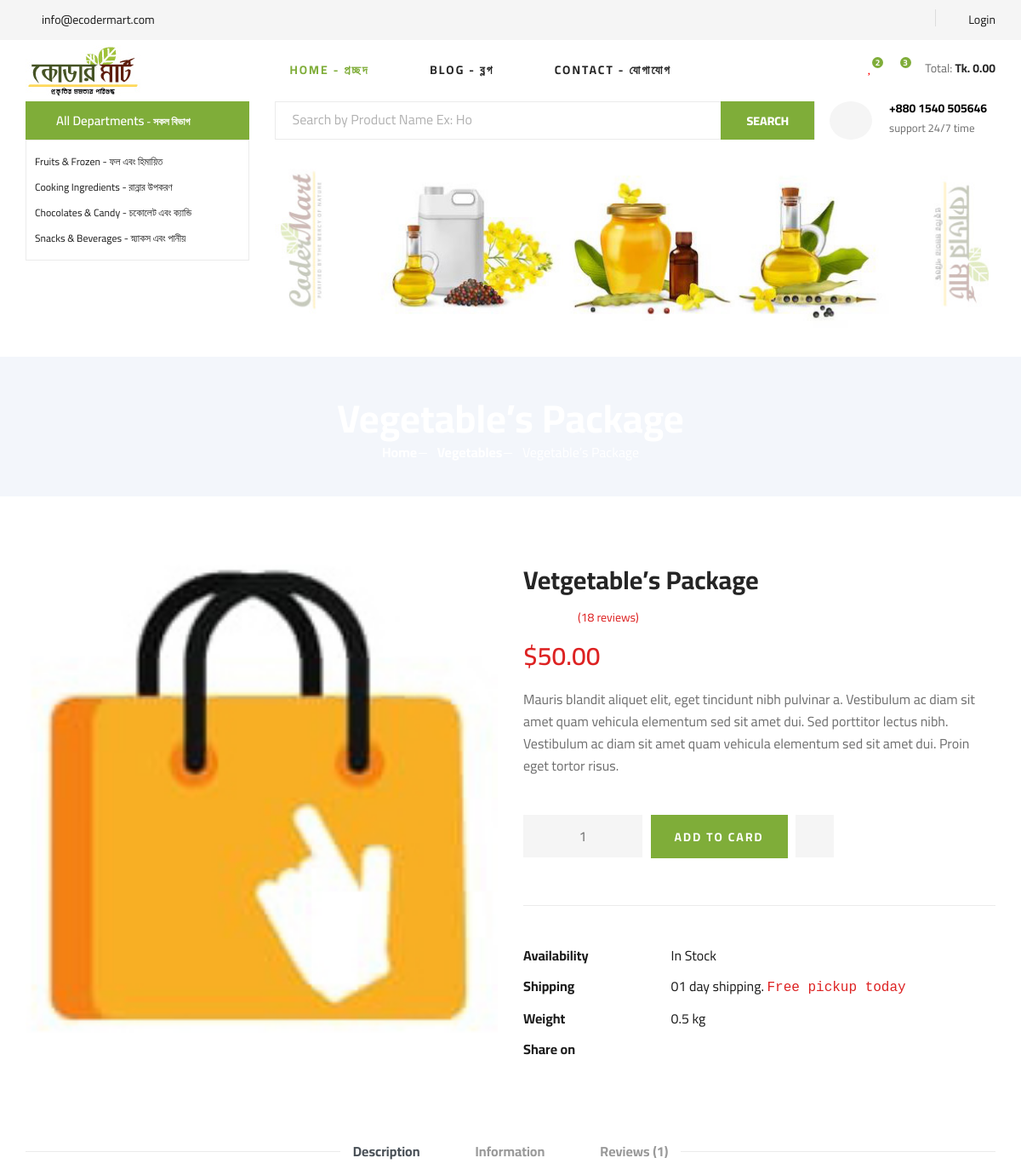
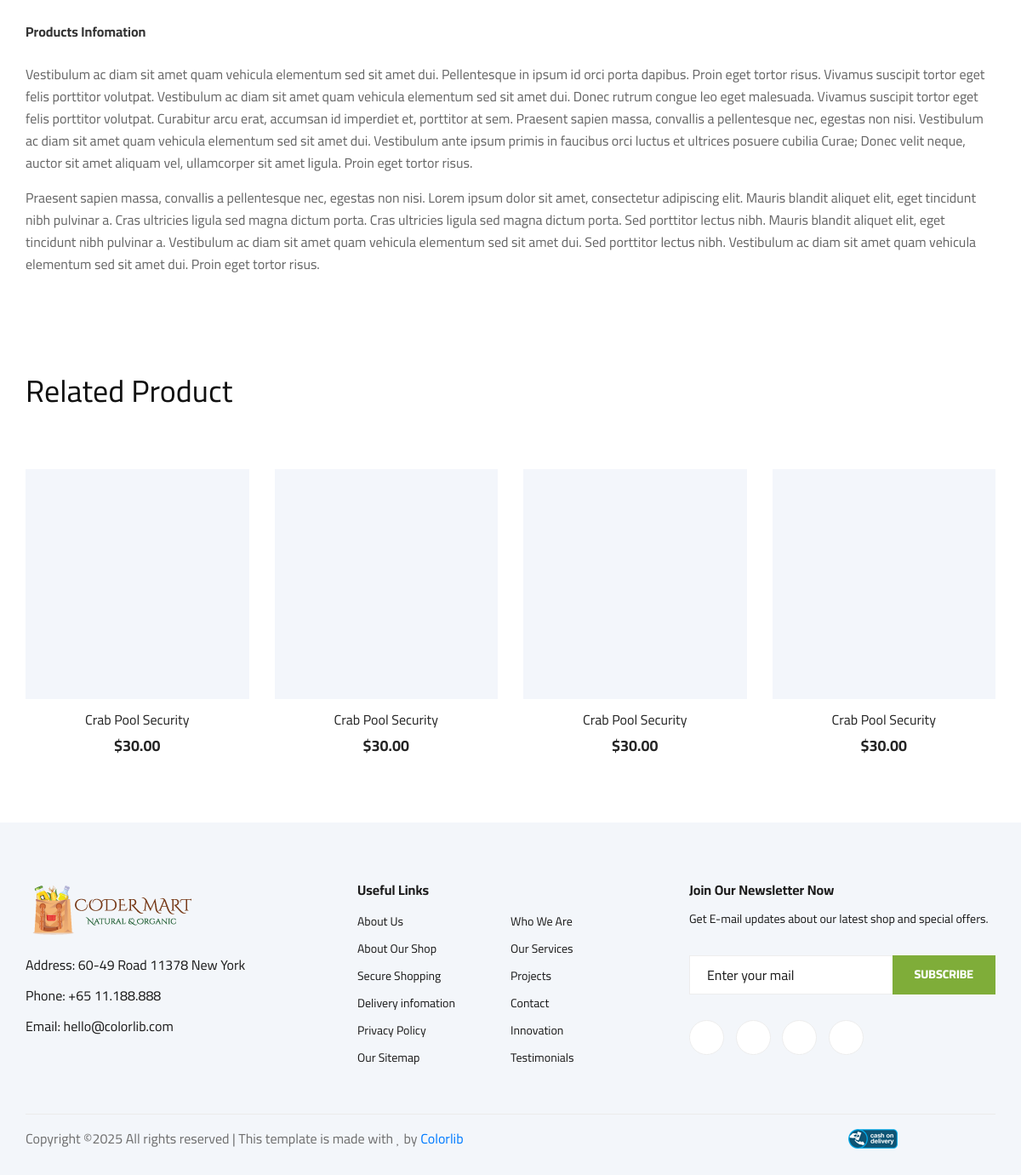
/shop-details.php?pid=1, run on the app's committed database (2 pictures, top to bottom).
### tables this page shows
CREATE TABLE `basic` (
  `id` int(11) NOT NULL,
  `compName` varchar(50) NOT NULL,
  `compName_en` varchar(50) DEFAULT NULL,
  `address` varchar(255) NOT NULL,
  `phone` varchar(25) NOT NULL,
  `office_phone` varchar(25) NOT NULL,
  `email` varchar(100) NOT NULL,
  `logo` varchar(255) NOT NULL,
  `currency` varchar(255) NOT NULL,
  `facebook` varchar(100) NOT NULL,
  `twitter` varchar(100) NOT NULL,
  `linkedin` varchar(100) NOT NULL,
  `delivery_method` varchar(255) NOT NULL,
  `messanger_group` varchar(150) NOT NULL,
  `whatapps_group` varchar(150) NOT NULL,
  `open_time` varchar(100) NOT NULL,
  `close_time` varchar(100) NOT NULL,
  `updationDate` timestamp NOT NULL DEFAULT current_timestamp()
);

CREATE TABLE `category` (
  `id` int(11) NOT NULL,
  `catName` varchar(255) DEFAULT NULL,
  `catName_en` varchar(255) DEFAULT NULL,
  `catImage` varchar(256) DEFAULT NULL,
  `creationDate` timestamp NOT NULL DEFAULT current_timestamp()
);

CREATE TABLE `products` (
  `id` int(11) NOT NULL,
  `brand` int(11) NOT NULL,
  `category` int(11) NOT NULL,
  `subCategory` int(11) NOT NULL,
  `productName` varchar(255) NOT NULL,
  `productionProcess` varchar(255) NOT NULL,
  `whereFrom` int(11) NOT NULL,
  `size` varchar(255) NOT NULL,
  `color` varchar(10) NOT NULL,
  `productPrice` int(11) NOT NULL,
  `priceOffPercent` int(11) NOT NULL,
  `priceAfterDiscount` int(11) NOT NULL,
  `cashback` int(11) NOT NULL,
  `description` longtext DEFAULT NULL,
  `shippingCharge` int(11) DEFAULT NULL,
  `availability` varchar(255) DEFAULT NULL,
  `productImage1` varchar(255) DEFAULT NULL,
  `productImage2` varchar(255) DEFAULT NULL,
  `productImage3` varchar(255) DEFAULT NULL,
  `postingDate` timestamp NULL DEFAULT current_timestamp(),
  `updationDate` varchar(255) DEFAULT NULL
);

### shop-details.php (the view, shortened to what the rows shown need)
<?php
   include('includes/config.php');
   $pid=intval($_GET['pid']);
   ?>
<!DOCTYPE html>
<html lang="zxx">
<?php include('share/head.php');?>
<body>
    <?php include( 'share/header.php');?>
    <?php include( 'share/hero.php');?>
    <section class="breadcrumb-section set-bg" data-setbg="img/breadcrumb.jpg">
        <div class="container">
            <div class="row">
                <div class="col-lg-12 text-center">
                    <div class="breadcrumb__text">
                        <h2>Vegetable’s Package</h2>
                    </div>
                </div>
            </div>
        </div>
    </section>
    <section class="product-details spad">
        <div class="container">
            <div class="row">
                 <?php
                  $ret=mysqli_query($con,"select * from products where id='$pid'");
                  while($row=mysqli_fetch_array($ret))
                  {
                  ?>
                <div class="col-lg-6 col-md-6">
                    <div class="product__details__pic">
                        <div class="product__details__pic__item">
                            <img class="product__details__pic__item--large"
                                src="admin/productimages/<?php echo htmlentities($row['id']);?>/<?php echo htmlentities($row['productImage1']);?>" alt="<?php echo htmlentities($row['productName']);?>">
                        </div>
                    </div>
                </div>
                <?php } ?>
            </div>
        </div>
    </section>
    <section class="related-product">
        <div class="container">
            <div class="row">
                <div class="col-lg-12">
                    <div class="section-title related__product__title">
                        <h2>Related Product</h2>
                    </div>
                </div>
            </div>
        </div>
    </section>
</body>
</html>

### share/header.php (shortened to what the rows shown need)
<header class="header">
        <div class="header__top">
            <div class="container">
                <div class="row">
                    <div class="col-lg-6 col-md-6">
                        <div class="header__top__left">
                            <ul>
                                <?php $ret=mysqli_query($con, "select * from basic"); while ($row=mysqli_fetch_array($ret)) { ?>
                                <li><i class="fa fa-envelope"></i> <?php echo htmlentities($row['email']);?></li>
                                <?php } ?>
                            </ul>
                        </div>
                    </div>
                </div>
            </div>
        </div>
		<div class="header__logo">
            <div class="container">
                <div class="row">
                    <div class="col-lg-3 col-md-3">
                        <div class="header__logo__left">
                          <a href="index.php">
							<?php
							$sql=mysqli_query($con,"select * from basic where id='1'");
							while($row=mysqli_fetch_array($sql))
							{	?>
							<img src="admin/logo/<?php echo $row['id'];?>/<?php echo $row['logo'];?>"  alt="<?php if(isset($compName)){ echo $compName;}?>"/>
							<?php } ?>
						  </a>
                        </div>
                    </div>
                </div>
            </div>
        </div>
</header>

### share/hero.php (shortened to what the rows shown need)
<section class="hero">
    <div class="container">
        <div class="row">
            <div class="col-lg-3">
                <div class="hero__categories">
                    <ul>
                        <?php
                        $sql = mysqli_query($con, "SELECT id, catName, catName_en FROM category");
                        while ($row = mysqli_fetch_array($sql)) { ?>
                            <li>
                                <a href="category.php?cid=<?= $row['id']; ?>">
                                    <?= htmlentities($row['catName_en']). ' - ' . trim(htmlentities($row['catName']), ' -'); ?>
                                </a>
                            </li>
                        <?php } ?>
                    </ul>
                </div>
            </div>
        </div>
    </div>
</section>

### data on the page
basic: email "info@ecodermart.com", logo (picture)
category: catName_en "Fruits & Frozen", catName "ফল এবং হিমায়িত"
category: catName_en "Cooking Ingredients", catName "রান্নার উপকরণ"
category: catName_en "Chocolates & Candy", catName "চকোলেট এবং ক্যান্ডি"
category: catName_en "Snacks & Beverages", catName "স্ন্যাকস এবং পানীয়"
products: productImage1 (picture)
